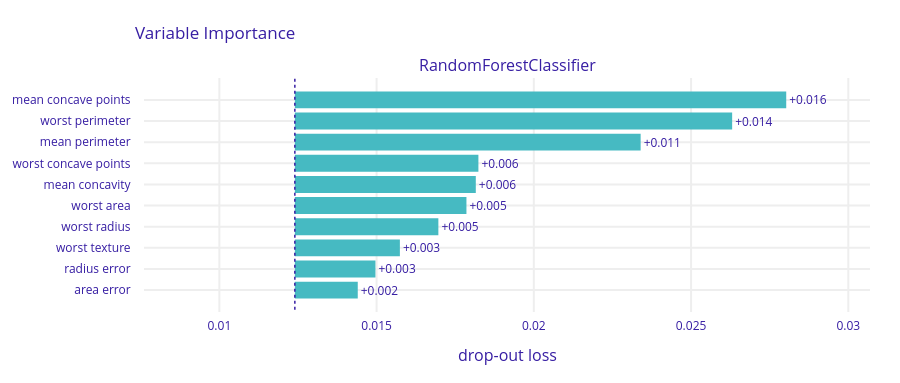

Source (notebook cell):
### Code cell
import dalex as dx

# tworzymy explainer
explainer = dx.Explainer(pipeline, X_test, y_test, label="RandomForestClassifier")

# ważność cech (feature importance)
vi = explainer.model_parts()
vi.plot()

### Figure 1 — Plotly figure (JSON) as saved in the notebook; plotly's stock layout.template omitted (floating-point values rounded to 4 significant figures)
{"data": [{"base": 0.0124, "hoverinfo": "text", "hoverlabel": {"bgcolor": "rgba(0,0,0,0.8)"}, "hovertext": ["Model: RandomForestClassifier loss after<br>variable: mean concave points is permuted: 0.028<br>Drop-out loss change: +0.016", "Model: RandomForestClassifier loss after<br>variable: worst perimeter is permuted: 0.026<br>Drop-out loss change: +0.014", "Model: RandomForestClassifier loss after<br>variable: mean perimeter is permuted: 0.023<br>Drop-out loss change: +0.011", "Model: RandomForestClassifier loss after<br>variable: worst concave points is permuted: 0.018<br>Drop-out loss change: +0.006", "Model: RandomForestClassifier loss after<br>variable: mean concavity is permuted: 0.018<br>Drop-out loss change: +0.006", "Model: RandomForestClassifier loss after<br>variable: worst area is permuted: 0.018<br>Drop-out loss change: +0.005", "Model: RandomForestClassifier loss after<br>variable: worst radius is permuted: 0.017<br>Drop-out loss change: +0.005", "Model: RandomForestClassifier loss after<br>variable: worst texture is permuted: 0.016<br>Drop-out loss change: +0.003", "Model: RandomForestClassifier loss after<br>variable: radius error is permuted: 0.015<br>Drop-out loss change: +0.003", "Model: RandomForestClassifier loss after<br>variable: area error is permuted: 0.014<br>Drop-out loss change: +0.002"], "marker": {"color": "#46bac2"}, "orientation": "h", "showlegend": false, "text": ["+0.016", "+0.014", "+0.011", "+0.006", "+0.006", "+0.005", "+0.005", "+0.003", "+0.003", "+0.002"], "textposition": "outside", "type": "bar", "x": [0.01562, 0.01391, 0.011, 0.005837, 0.005754, 0.005456, 0.004563, 0.00334, 0.002563, 0.002001], "xaxis": "x", "y": ["mean concave points", "worst perimeter", "mean perimeter", "worst concave points", "mean concavity", "worst area", "worst radius", "worst texture", "radius error", "area error"], "yaxis": "y"}], "layout": {"annotations": [{"font": {"size": 16}, "showarrow": false, "text": "RandomForestClassifier", "x": 0.5, "xanchor": "center", "xref": "paper", "y": 1, "yanchor": "bottom", "yref": "paper"}, {"font": {"size": 16}, "showarrow": false, "text": "drop-out loss", "x": 0.5, "xanchor": "center", "xref": "paper", "y": 0, "yanchor": "top", "yref": "paper", "yshift": -30}], "font": {"color": "#371ea3"}, "height": 383, "margin": {"b": 71, "r": 30, "t": 78}, "shapes": [{"line": {"color": "#371ea3", "dash": "dot", "width": 1.5}, "type": "line", "x0": 0.0124, "x1": 0.0124, "xref": "x", "y0": -1, "y1": 10, "yref": "y"}], "title": {"text": "Variable Importance", "x": 0.15}, "xaxis": {"anchor": "y", "automargin": true, "domain": [0, 1], "fixedrange": true, "gridwidth": 2, "range": [0.007604, 0.03069], "tickcolor": "white", "ticklen": 3, "ticks": "outside", "type": "linear", "zeroline": false}, "yaxis": {"anchor": "x", "automargin": true, "autorange": "reversed", "domain": [0, 1], "fixedrange": true, "gridwidth": 2, "tickcolor": "white", "ticklen": 10, "ticks": "outside", "type": "category"}}}
